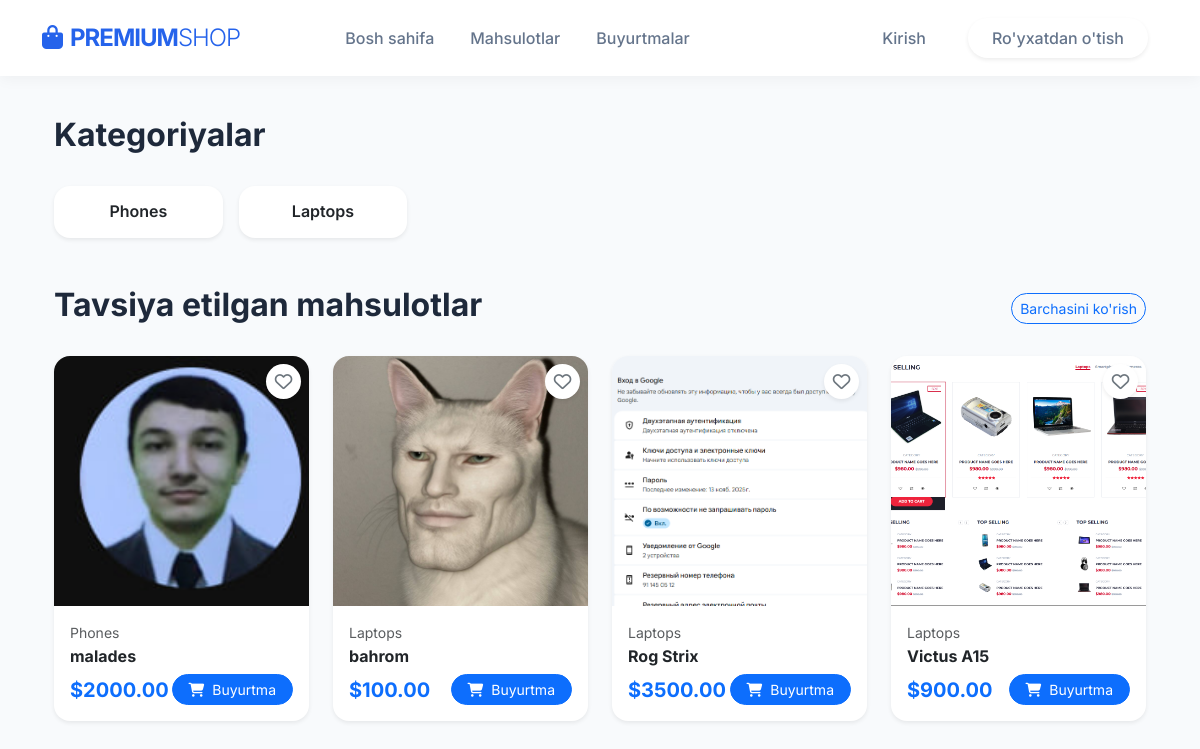
The page / on the database its author committed.
### products/models.py (models this page shows, shortened)
class Category(models.Model):
    title = models.CharField(max_length=100)
    image = models.ImageField(upload_to='category_images/', null=True, blank=True)

class Product(models.Model):
    seller = models.ForeignKey(settings.AUTH_USER_MODEL, on_delete=models.CASCADE, related_name='products')
    category = models.ForeignKey(Category, on_delete=models.CASCADE, related_name='products')
    title = models.CharField(max_length=100)
    brand = models.CharField(max_length=100)
    price = models.DecimalField(max_digits=10, decimal_places=2)
    discount_price = models.DecimalField(max_digits=10, decimal_places=2, null=True, blank=True)
    precent = models.IntegerField(null=True, blank=True, default=0)
    main_image = models.ImageField(upload_to='product_images/', null=True, blank=True)
    desc = models.TextField()
    stock = models.IntegerField()

### products/views.py (the view)
# urls.py: path('', views.HomeView.as_view(), name='home'),
class HomeView(View):
    def get(self, request):
        categories = Category.objects.all()
        products = Product.objects.all().order_by('-id')[:4]
        cart_items = []
        total_price = 0
        if request.user.is_authenticated:
            cart_items = Cart.objects.filter(user=request.user)
            total_price = sum(item.total_price for item in cart_items)
        return render(request, 'index.html', {
            'categories': categories,
            'products': products,
            'cart_items': cart_items,
            'total_price': total_price,
        })

### templates/index.html (shortened to what this page needs)
{% extends 'base.html' %}
{% load static %}
{% block content %}
<div class="container">
    <section class="mb-5">
        <div class="d-flex justify-content-between align-items-center mb-4">
            <h2 class="fw-bold">Kategoriyalar</h2>
        </div>
        <div class="row g-3">
            {% for category in categories %}
            <div class="col-6 col-md-3 col-lg-2">
                <a href="{% url 'products' %}?category={{ category.id }}"
                   class="text-decoration-none text-dark">
                    <div class="category-card text-center p-3 shadow-sm border-0 rounded-4 bg-white h-100">
                        <h6 class="mb-0 fw-semibold">{{ category.title }}</h6>
                    </div>
                </a>
            </div>
            {% endfor %}
        </div>
    </section>
    <section class="mb-5">
        <div class="d-flex justify-content-between align-items-center mb-4">
            <h2 class="fw-bold">Tavsiya etilgan mahsulotlar</h2>
            <a href="{% url 'products' %}" class="btn btn-outline-primary btn-sm rounded-pill">Barchasini ko'rish</a>
        </div>
        <div class="row g-4">
            {% for product in products %}
            <div class="col-sm-6 col-md-4 col-lg-3">
                <div class="card h-100 product-card border-0 shadow-sm rounded-4 overflow-hidden">
                    <div class="position-relative overflow-hidden">
                        <div class="position-absolute top-0 end-0 m-2" style="z-index: 5;">
                            <a href="{% url 'toggle_wishlist' product.id %}" class="wishlist-btn rounded-circle shadow-sm">
                                {% if product.id in user_wishlist_ids %}
                                    <i class="fas fa-heart text-danger"></i>
                                {% else %}
                                    <i class="far fa-heart text-secondary"></i>
                                {% endif %}
                            </a>
                        </div>
                        {% if product.main_image %}
                            <img src="{{ product.main_image.url }}" class="card-img-top" alt="{{ product.title }}" style="height: 250px; object-fit: cover;">
                        {% else %}
                            <img src="{% static 'new/images/example.jpg' %}" class="card-img-top" alt="Placeholder" style="height: 250px; object-fit: cover;">
                        {% endif %}
                    </div>
                    <div class="card-body p-3">
                        <p class="text-muted small mb-1">{{ product.category.title }}</p>
                        <h5 class="card-title h6 fw-bold mb-2 text-truncate">{{ product.title }}</h5>
                        <div class="d-flex justify-content-between align-items-center">
                            <span class="text-primary fw-bold h5 mb-0">${{ product.price }}</span>
                            <a href="{% url 'product_detail' product.id %}" class="btn btn-primary btn-sm rounded-pill px-3 text-white">
                                <i class="fas fa-shopping-cart me-1"></i> Buyurtma
                            </a>
                        </div>
                    </div>
                </div>
            </div>
            {% endfor %}
        </div>
    </section>
</div>
{% endblock %}

### templates/base.html (style rules this page uses)
:root { --primary-color: #2563eb; --secondary-color: #64748b; --dark-bg: #0f172a; --light-bg: #f8fafc; --text-main: #1e293b; }
body { font-family: 'Inter', sans-serif; background-color: var(--light-bg); color: var(--text-main); margin: 0; display: flex; flex-direction: column; min-height: 100vh; }

### templates/index.html (style rules this page uses)
.product-card { transition: all 0.3s ease; }
.category-card { transition: 0.3s; cursor: pointer; }
.card-img-top { transition: transform 0.5s ease; }
.wishlist-btn { width: 35px; height: 35px; display: flex; align-items: center; justify-content: center; background-color: white; transition: all 0.3s ease; text-decoration: none; }
.wishlist-btn i { font-size: 1.1rem; }

### rows shown on the page
Category: title "Phones"
Category: title "Laptops"
Product: main_image (picture), category "Phones", title "malades", price "2000.00"
Product: main_image (picture), category "Laptops", title "bahrom", price "100.00"
Product: main_image (picture), category "Laptops", title "Rog Strix", price "3500.00"
Product: main_image (picture), category "Laptops", title "Victus A15", price "900.00"
